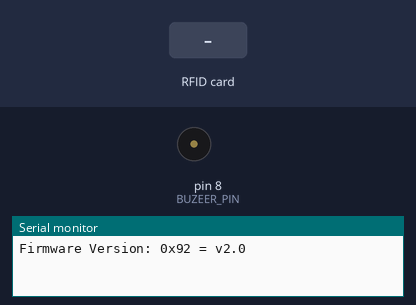
Recording of a sketch running on a simulated Arduino Uno, built with avr-gcc and run on an emulated ATmega328P. Shown: buzzer (waves = sounding), the last lines printed to the serial monitor. Inputs (shaded band) come from the test bench.

Above: at 1.2 s.
1.3 s: RFID card 5E 7A 19 C4 held to the reader
At 1.4 s:
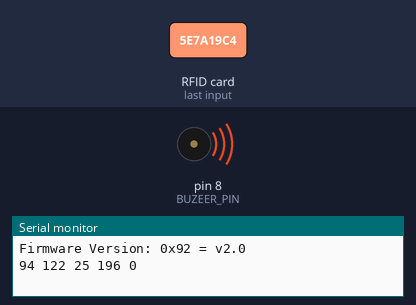
Timing chart, 0 to 4.3 s (numbered marks = the images above; inputs shaded):
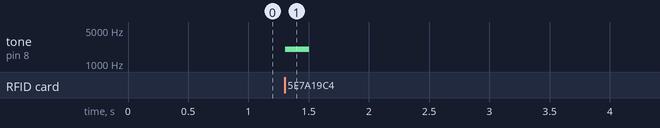

Measured:
- after the input at 1.3 s, tone on pin 8 (BUZEER_PIN): silent → 2000 Hz at once, → silent 0.20 s later

The sketch:

RFID_Read_2_.ino
```cpp
#include <SPI.h>
#include <MFRC522.h>

#define RST_PIN    9
#define SDA_PIN    10// SS_PIN
#define BUZEER_PIN 8

MFRC522 rfid;// 建立實體

void setup() {
  Serial.begin(9600);
  SPI.begin();
  rfid.PCD_Init(SDA_PIN, RST_PIN);
  rfid.PCD_DumpVersionToSerial();// 讀卡設備的版本
}

void loop() {
  //檢查是不是 rfid/nfc 卡
  if(rfid.PICC_IsNewCardPresent() && rfid.PICC_ReadCardSerial()){
    tone(BUZEER_PIN, 2000, 200);
    for(int i = 0; i < 5; i++){
      Serial.print(rfid.uid.uidByte[i]);
      Serial.print(" ");
    }
    Serial.println();
    delay(1000);
  }
  rfid.PICC_HaltA(); //卡片休眠
}
```
